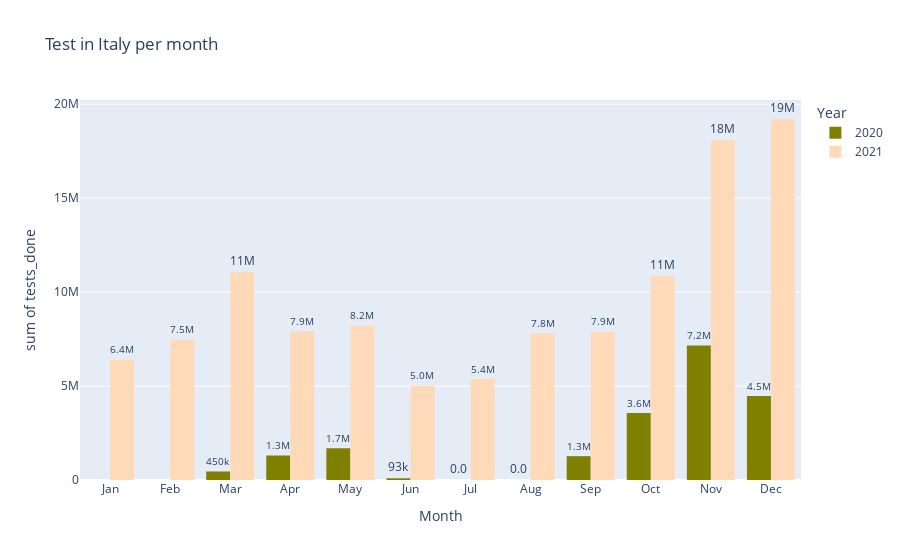

The notebook cell saved with this chart:
### Code cell
fig=px.histogram(df_sort, x='Month', y='tests_done', color='Year', color_discrete_sequence=['olive', 'peachpuff'] ,barmode='group',text_auto='.2s', title='Test in Italy per month', labels={"month": "Month", "year": "Year"})
fig.update_traces(textfont_size=12, textangle=0, textposition="outside", cliponaxis=False)
fig.show()
fig.write_image("fig3.png",scale=2, width= 1000)

### Figure 1 — Plotly figure (JSON) as saved in the notebook; plotly's stock layout.template omitted (floating-point values rounded to 4 significant figures)
{"data": [{"alignmentgroup": "True", "bingroup": "x", "cliponaxis": false, "histfunc": "sum", "hovertemplate": "Year=2020<br>Month=%{x}<br>sum of tests_done=%{y}<extra></extra>", "legendgroup": "2020", "marker": {"color": "olive", "pattern": {"shape": ""}}, "name": "2020", "offsetgroup": "2020", "orientation": "v", "showlegend": true, "textangle": 0, "textfont": {"size": 12}, "textposition": "outside", "texttemplate": "%{value:.2s}", "type": "histogram", "x": ["Jan", "Feb", "Mar", "Apr", "May", "Jun", "Jul", "Aug", "Sep", "Oct", "Nov", "Dec"], "xaxis": "x", "y": [0, 0, 454030, 1303629, 1689353, 92915, 0, 0, 1268946, 3566938, 7160573, 4471074], "yaxis": "y"}, {"alignmentgroup": "True", "bingroup": "x", "cliponaxis": false, "histfunc": "sum", "hovertemplate": "Year=2021<br>Month=%{x}<br>sum of tests_done=%{y}<extra></extra>", "legendgroup": "2021", "marker": {"color": "peachpuff", "pattern": {"shape": ""}}, "name": "2021", "offsetgroup": "2021", "orientation": "v", "showlegend": true, "textangle": 0, "textfont": {"size": 12}, "textposition": "outside", "texttemplate": "%{value:.2s}", "type": "histogram", "x": ["Jan", "Feb", "Mar", "Apr", "May", "Jun", "Jul", "Aug", "Sep", "Oct", "Nov", "Dec"], "xaxis": "x", "y": [6404378, 7466161, 11067156, 7914783, 8212681, 5014582, 5371270, 7808048, 7880964, 10850991, 18083159, 19212079], "yaxis": "y"}], "layout": {"barmode": "group", "legend": {"title": {"text": "Year"}, "tracegroupgap": 0}, "title": {"text": "Test in Italy per month"}, "xaxis": {"anchor": "y", "domain": [0, 1], "title": {"text": "Month"}}, "yaxis": {"anchor": "x", "domain": [0, 1], "title": {"text": "sum of tests_done"}}}}
